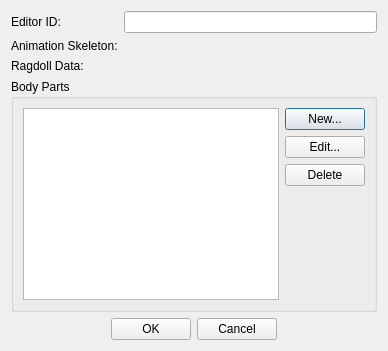
<?xml version="1.0" encoding="UTF-8"?>
<ui version="4.0">
 <class>FormDialogBodyPartData</class>
 <widget class="QDialog" name="FormDialogBodyPartData">
  <property name="windowTitle">
   <string>Body Part Data</string>
  </property>
  <layout class="QVBoxLayout" name="verticalLayout">
   <item>
    <layout class="QGridLayout" name="gridLayout">
     <item row="2" column="0">
      <widget class="QLabel" name="label_3">
       <property name="text">
        <string>Ragdoll Data:</string>
       </property>
       <property name="buddy">
        <cstring>ragdollData</cstring>
       </property>
      </widget>
     </item>
     <item row="0" column="0">
      <widget class="QLabel" name="label">
       <property name="text">
        <string>Editor ID:</string>
       </property>
       <property name="buddy">
        <cstring>editorID</cstring>
       </property>
      </widget>
     </item>
     <item row="1" column="0">
      <widget class="QLabel" name="label_2">
       <property name="text">
        <string>Animation Skeleton:</string>
       </property>
       <property name="buddy">
        <cstring>skeleton</cstring>
       </property>
      </widget>
     </item>
     <item row="0" column="1">
      <widget class="QLineEdit" name="editorID"/>
     </item>
     <item row="1" column="1">
      <widget class="DKGameFilePicker" name="skeleton">
       <property name="displaysDataDirectory">
        <bool>false</bool>
       </property>
       <property name="displaysStem">
        <bool>false</bool>
       </property>
       <property name="presetConfiguration">
        <enum>DKGameFilePicker::Meshes</enum>
       </property>
      </widget>
     </item>
     <item row="2" column="1">
      <widget class="DKFormPicker" name="ragdollData">
       <property name="whatsThis">
        <string>Unused. Prior to Skyrim, it was possible to define ragdoll data (an obsolete form type) that could be used here.</string>
       </property>
      </widget>
     </item>
    </layout>
   </item>
   <item>
    <widget class="QGroupBox" name="groupBox">
     <property name="title">
      <string>Body Parts</string>
     </property>
     <layout class="QGridLayout" name="gridLayout_2">
      <item row="0" column="0">
       <widget class="QTableView" name="parts">
        <property name="selectionMode">
         <enum>QAbstractItemView::SingleSelection</enum>
        </property>
        <property name="selectionBehavior">
         <enum>QAbstractItemView::SelectRows</enum>
        </property>
        <property name="horizontalScrollMode">
         <enum>QAbstractItemView::ScrollPerPixel</enum>
        </property>
        <property name="wordWrap">
         <bool>false</bool>
        </property>
        <property name="cornerButtonEnabled">
         <bool>false</bool>
        </property>
        <attribute name="horizontalHeaderStretchLastSection">
         <bool>true</bool>
        </attribute>
       </widget>
      </item>
      <item row="0" column="1">
       <layout class="QVBoxLayout" name="verticalLayout_2">
        <item>
         <widget class="QPushButton" name="buttonPartNew">
          <property name="text">
           <string>New...</string>
          </property>
         </widget>
        </item>
        <item>
         <widget class="QPushButton" name="buttonPartEdit">
          <property name="text">
           <string>Edit...</string>
          </property>
         </widget>
        </item>
        <item>
         <widget class="QPushButton" name="buttonPartDelete">
          <property name="text">
           <string>Delete</string>
          </property>
         </widget>
        </item>
        <item>
         <spacer name="verticalSpacer">
          <property name="orientation">
           <enum>Qt::Vertical</enum>
          </property>
          <property name="sizeHint" stdset="0">
           <size>
            <width>20</width>
            <height>40</height>
           </size>
          </property>
         </spacer>
        </item>
       </layout>
      </item>
     </layout>
    </widget>
   </item>
   <item>
    <layout class="QHBoxLayout" name="horizontalLayout">
     <item>
      <spacer name="horizontalSpacer">
       <property name="orientation">
        <enum>Qt::Horizontal</enum>
       </property>
       <property name="sizeHint" stdset="0">
        <size>
         <width>40</width>
         <height>20</height>
        </size>
       </property>
      </spacer>
     </item>
     <item>
      <widget class="QPushButton" name="buttonOK">
       <property name="text">
        <string>OK</string>
       </property>
      </widget>
     </item>
     <item>
      <widget class="QPushButton" name="buttonCancel">
       <property name="text">
        <string>Cancel</string>
       </property>
      </widget>
     </item>
     <item>
      <spacer name="horizontalSpacer_2">
       <property name="orientation">
        <enum>Qt::Horizontal</enum>
       </property>
       <property name="sizeHint" stdset="0">
        <size>
         <width>40</width>
         <height>20</height>
        </size>
       </property>
      </spacer>
     </item>
    </layout>
   </item>
  </layout>
 </widget>
 <customwidgets>
  <customwidget>
   <class>DKFormPicker</class>
   <extends>QWidget</extends>
   <header>widgets/DKFormPicker.h</header>
  </customwidget>
  <customwidget>
   <class>DKGameFilePicker</class>
   <extends>QWidget</extends>
   <header>widgets/DKGameFilePicker.h</header>
  </customwidget>
 </customwidgets>
 <tabstops>
  <tabstop>editorID</tabstop>
  <tabstop>skeleton</tabstop>
  <tabstop>ragdollData</tabstop>
  <tabstop>parts</tabstop>
  <tabstop>buttonPartNew</tabstop>
  <tabstop>buttonPartEdit</tabstop>
  <tabstop>buttonPartDelete</tabstop>
  <tabstop>buttonOK</tabstop>
  <tabstop>buttonCancel</tabstop>
 </tabstops>
 <resources/>
 <connections/>
</ui>
